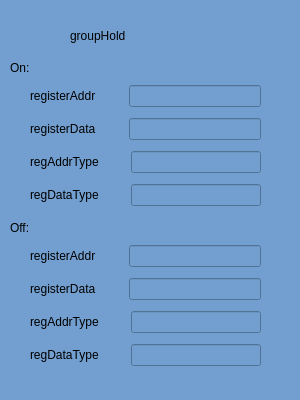
<?xml version="1.0" encoding="UTF-8"?>
<ui version="4.0">
 <class>GroupHoldConfig</class>
 <widget class="QWidget" name="GroupHoldConfig">
  <property name="geometry">
   <rect>
    <x>0</x>
    <y>0</y>
    <width>300</width>
    <height>400</height>
   </rect>
  </property>
  <property name="minimumSize">
   <size>
    <width>300</width>
    <height>400</height>
   </size>
  </property>
  <property name="maximumSize">
   <size>
    <width>300</width>
    <height>400</height>
   </size>
  </property>
  <property name="windowTitle">
   <string>Form</string>
  </property>
  <property name="styleSheet">
   <string notr="true">background-color: rgb(114, 159, 207);</string>
  </property>
  <widget class="QLabel" name="label">
   <property name="geometry">
    <rect>
     <x>70</x>
     <y>10</y>
     <width>161</width>
     <height>51</height>
    </rect>
   </property>
   <property name="styleSheet">
    <string notr="true">font: 28pt &quot;Sans Serif&quot;;</string>
   </property>
   <property name="text">
    <string>groupHold</string>
   </property>
  </widget>
  <widget class="QLabel" name="label_2">
   <property name="geometry">
    <rect>
     <x>10</x>
     <y>60</y>
     <width>31</width>
     <height>16</height>
    </rect>
   </property>
   <property name="text">
    <string>On:</string>
   </property>
  </widget>
  <widget class="QWidget" name="layoutWidget_4">
   <property name="geometry">
    <rect>
     <x>30</x>
     <y>240</y>
     <width>231</width>
     <height>131</height>
    </rect>
   </property>
   <layout class="QVBoxLayout" name="verticalLayout_2">
    <item>
     <layout class="QHBoxLayout" name="horizontalLayout_5" stretch="1,1,5">
      <item>
       <widget class="QLabel" name="label_8">
        <property name="text">
         <string>registerAddr</string>
        </property>
       </widget>
      </item>
      <item>
       <spacer name="horizontalSpacer_5">
        <property name="orientation">
         <enum>Qt::Horizontal</enum>
        </property>
        <property name="sizeHint" stdset="0">
         <size>
          <width>40</width>
          <height>20</height>
         </size>
        </property>
       </spacer>
      </item>
      <item>
       <widget class="QLineEdit" name="le_off_registerAddr"/>
      </item>
     </layout>
    </item>
    <item>
     <layout class="QHBoxLayout" name="horizontalLayout_6" stretch="1,1,5">
      <item>
       <widget class="QLabel" name="label_9">
        <property name="text">
         <string>registerData</string>
        </property>
       </widget>
      </item>
      <item>
       <spacer name="horizontalSpacer_6">
        <property name="orientation">
         <enum>Qt::Horizontal</enum>
        </property>
        <property name="sizeHint" stdset="0">
         <size>
          <width>40</width>
          <height>20</height>
         </size>
        </property>
       </spacer>
      </item>
      <item>
       <widget class="QLineEdit" name="le_off_registerData"/>
      </item>
     </layout>
    </item>
    <item>
     <layout class="QHBoxLayout" name="horizontalLayout_7" stretch="1,1,5">
      <item>
       <widget class="QLabel" name="label_10">
        <property name="text">
         <string>regAddrType</string>
        </property>
       </widget>
      </item>
      <item>
       <spacer name="horizontalSpacer_7">
        <property name="orientation">
         <enum>Qt::Horizontal</enum>
        </property>
        <property name="sizeHint" stdset="0">
         <size>
          <width>40</width>
          <height>20</height>
         </size>
        </property>
       </spacer>
      </item>
      <item>
       <widget class="QLineEdit" name="le_off_regAddrType"/>
      </item>
     </layout>
    </item>
    <item>
     <layout class="QHBoxLayout" name="horizontalLayout_8" stretch="1,1,5">
      <item>
       <widget class="QLabel" name="label_11">
        <property name="text">
         <string>regDataType</string>
        </property>
       </widget>
      </item>
      <item>
       <spacer name="horizontalSpacer_8">
        <property name="orientation">
         <enum>Qt::Horizontal</enum>
        </property>
        <property name="sizeHint" stdset="0">
         <size>
          <width>40</width>
          <height>20</height>
         </size>
        </property>
       </spacer>
      </item>
      <item>
       <widget class="QLineEdit" name="le_off_regDataType"/>
      </item>
     </layout>
    </item>
   </layout>
  </widget>
  <widget class="QLabel" name="label_3">
   <property name="geometry">
    <rect>
     <x>10</x>
     <y>220</y>
     <width>31</width>
     <height>16</height>
    </rect>
   </property>
   <property name="text">
    <string>Off:</string>
   </property>
  </widget>
  <widget class="QWidget" name="">
   <property name="geometry">
    <rect>
     <x>30</x>
     <y>80</y>
     <width>231</width>
     <height>131</height>
    </rect>
   </property>
   <layout class="QVBoxLayout" name="verticalLayout">
    <item>
     <layout class="QHBoxLayout" name="horizontalLayout" stretch="1,1,5">
      <item>
       <widget class="QLabel" name="label_4">
        <property name="text">
         <string>registerAddr</string>
        </property>
       </widget>
      </item>
      <item>
       <spacer name="horizontalSpacer">
        <property name="orientation">
         <enum>Qt::Horizontal</enum>
        </property>
        <property name="sizeHint" stdset="0">
         <size>
          <width>40</width>
          <height>20</height>
         </size>
        </property>
       </spacer>
      </item>
      <item>
       <widget class="QLineEdit" name="le_on_registerAddr"/>
      </item>
     </layout>
    </item>
    <item>
     <layout class="QHBoxLayout" name="horizontalLayout_2" stretch="1,1,5">
      <item>
       <widget class="QLabel" name="label_5">
        <property name="text">
         <string>registerData</string>
        </property>
       </widget>
      </item>
      <item>
       <spacer name="horizontalSpacer_2">
        <property name="orientation">
         <enum>Qt::Horizontal</enum>
        </property>
        <property name="sizeHint" stdset="0">
         <size>
          <width>40</width>
          <height>20</height>
         </size>
        </property>
       </spacer>
      </item>
      <item>
       <widget class="QLineEdit" name="le_on_registerData"/>
      </item>
     </layout>
    </item>
    <item>
     <layout class="QHBoxLayout" name="horizontalLayout_3" stretch="1,1,5">
      <item>
       <widget class="QLabel" name="label_6">
        <property name="text">
         <string>regAddrType</string>
        </property>
       </widget>
      </item>
      <item>
       <spacer name="horizontalSpacer_3">
        <property name="orientation">
         <enum>Qt::Horizontal</enum>
        </property>
        <property name="sizeHint" stdset="0">
         <size>
          <width>40</width>
          <height>20</height>
         </size>
        </property>
       </spacer>
      </item>
      <item>
       <widget class="QLineEdit" name="le_on_regAddrType"/>
      </item>
     </layout>
    </item>
    <item>
     <layout class="QHBoxLayout" name="horizontalLayout_4" stretch="1,1,5">
      <item>
       <widget class="QLabel" name="label_7">
        <property name="text">
         <string>regDataType</string>
        </property>
       </widget>
      </item>
      <item>
       <spacer name="horizontalSpacer_4">
        <property name="orientation">
         <enum>Qt::Horizontal</enum>
        </property>
        <property name="sizeHint" stdset="0">
         <size>
          <width>40</width>
          <height>20</height>
         </size>
        </property>
       </spacer>
      </item>
      <item>
       <widget class="QLineEdit" name="le_on_regDataType"/>
      </item>
     </layout>
    </item>
   </layout>
  </widget>
 </widget>
 <resources/>
 <connections/>
</ui>
